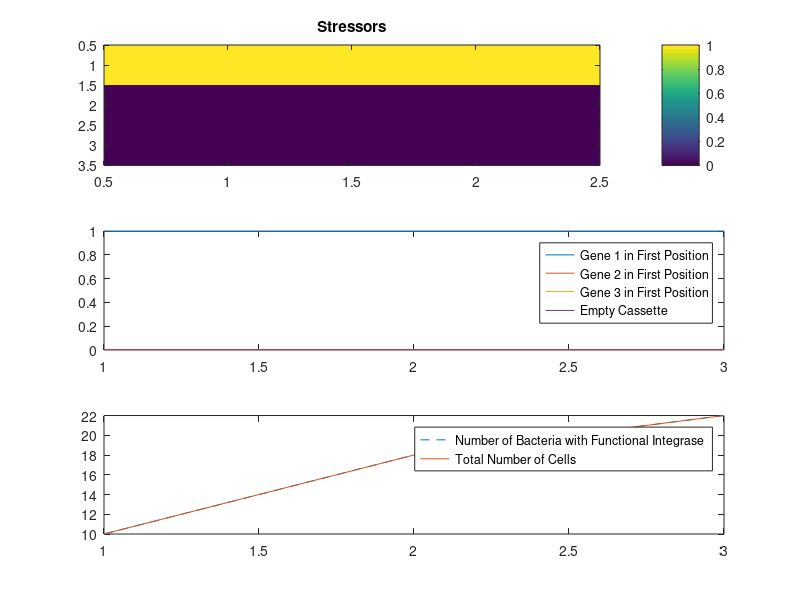
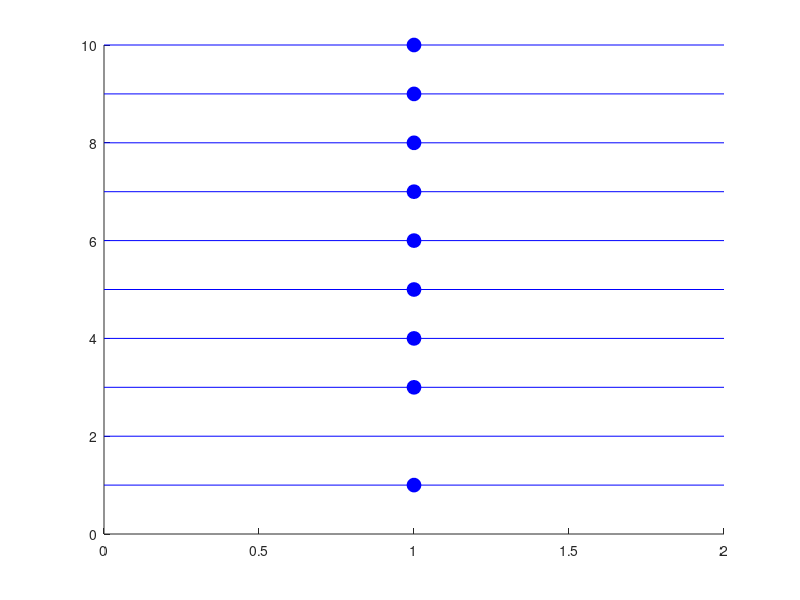

The MATLAB source for these figures, in order:
clear all
% ========================================================================
% Agent based model of the Engelstaedter et al 2014 integron dynamics
% model.
% ========================================================================
% Parameters
K = 1e3; % Carrying capacity
T = 2; % Length of simulation
n = 3; % Number of different cassettes
k = 3; % Size of the integron
nStressors = 3; % Number of different stressors
N0 = 10; % Initial number of cells
rho = 0.05;     % Casette-Reshuffling rate by integrase
theta = 0.5;    % Rate at which the integrase reinserts exciced cassettes
d0 = 1e-1;      % Natural death rate
dI = 1e-3;      % Fitness cost of active integrase
dS = 0.5;      % Death rate induced by stressor (e.g. antibiotics)
beta = 0.5;     % Parameter determining how fast gene expression declines with increasing distance from promoter
gamma = 0.5;    % Shape parameter determining how expression level of a resistance gene affects death rate
mu = 1e-3;     % Mutation rate (from functional to non-funcitonal integrase)

% Parameters for the Markov chain simulating the changing environment
sigma_m = 0.4; % average fraction of time that a stressor is present
sigma_v = 0.01; % average rate of switches between presence and absence
M = sigma_v / 2 * [1 - (1/(1-sigma_m)),1/(1-sigma_m);1/sigma_m, 1 - 1/sigma_m]; % transition matrix
lam = zeros(1,3); % initialise rates at which stressors change
lam_prob = zeros(1,3); % probabilities that 1 of the three stressors change

% ========================================================================
% Intialisation

%Initialise reporters
Genotypes = zeros(T+1,n+1,n+1,n+1); %array to store all the genotypes over time
% it should have k+1 dimensions !need to be change manually if you change k
% ! 
Ncells = zeros(T+1,1); %total number of cells over time
Nintegron = zeros(T+1,1); % total number of cells with functional integrase

% Initialise the cell array (seed an initial population)
N = N0; % Population size
Ncells(1)= N0;
clear currPopArr newPopArr; % Clean up from potential previous runs
currPopArr(K).x = -1;

% Seed an initial population
for cellId = 1:N0
    currPopArr(cellId).FunctIntegrase = binornd(1,0.9); % Choose if the bacterium has a functional integrase (0 = no; 1 = Yes)
    Nintegron(1) = Nintegron(1) + currPopArr(cellId).FunctIntegrase;
    currPopArr(cellId).Genotype = 1:n;
    Genotypes(1, currPopArr(cellId).Genotype(1)+1, currPopArr(cellId).Genotype(2)+1, currPopArr(cellId).Genotype(3)+1) =  Genotypes(1, currPopArr(cellId).Genotype(1)+1, currPopArr(cellId).Genotype(2)+1, currPopArr(cellId).Genotype(3)+1) + 1; 
    currPopArr(cellId).x = -1;
end

newPopArr = currPopArr; % Array to hold the cells at the next time step. Used in the updated process

% Initialise variables to store the life history of a cell
nCellstoTrack = 10;
lifeHistoryRecordMat = zeros(nCellstoTrack, (T+1), 5); % For each cell it will hold a matrix with rows [Time, Gene in position 1, Is the integrase functional?, Did it replicate at this time?, Is it still alive?]

% Mark the cells to keep track of by putting a unique id as their 'x'
% field.
for cellId = 1:nCellstoTrack
    currPopArr(cellId).x = cellId;
    
    % Record its initial state
    lifeHistoryRecordMat(cellId, 1, :) = [0 currPopArr(cellId).Genotype(1) currPopArr(cellId).FunctIntegrase 0 1];
    lifeHistoryRecordMat(cellId, :, 1) = 0:T; % Initialise its life history records
    lifeHistoryRecordMat(cellId, :, 5) = 1;
end

% Initialisation of variables for simulation of the stressors

StressArr = zeros(T, nStressors);
StressArr(:,1) = 1; % Stressor 1 on constantly

% ========================================================================
% Main loop
for t = 1:T
    
    % Stressors, run each chain independently
    
%     for i = 1:nStressors
%        r = rand(1); 
%                if StressArr(t,ihttps://github.com/rginiunaite/Integron_Modelling.git) == 0
%                   lam(i) = M(1,2);
%                else
%                   lam(i) = M(2,1); 
%                end
%                
%                if r<lam(i)
%                    StressArr(t+1,i) = mod(StressArr(t,i)+1,2); % stressor changes if probability is greater than a random number
%                else
%                    StressArr(t+1,i) = StressArr(t,i); % stressor remains the same
%                end
%     end
    
    CellIdxAtNextTime = 1; % Index of current cell in newPopArr
    
    for c = 1 : N
        %display(['Simulating cell ', num2str(c)]);
        % ---------------------------------------------------------------------
        % Death check
        stressor_stress = 0;
        for idStressor =1:nStressors %stressor induced increase in death rate
        if StressArr(t,idStressor)~=0 %check if stressor is present
            Etot = 0; % Expression of resistance genes for that stressor
            for cassette=1:k % cassetteindicates cassette position)
                if currPopArr(c).Genotype(cassette) == idStressor
                Etot = Etot + exp(-beta*(cassette-1));
                end
            end
            stressor_stress = stressor_stress + dS*exp(-gamma*Etot); %increase the induce stress
        end
        end
        integrase_stress = 0;
        if currPopArr(c).FunctIntegrase==1 %additionnal death rate due to functioning integrase
            integrase_stress = dI;
        end
        death_rate = d0 + stressor_stress + integrase_stress; 
        death_chance = rand;

        if death_chance < death_rate
            %display('cell dies')
            % Check if this cell is one we track and if so record its death
            if (currPopArr(c).x > 0)
                lifeHistoryRecordMat(currPopArr(c).x, t+1, :) = [t currPopArr(cellId).Genotype(1) currPopArr(cellId).FunctIntegrase 0 1];
                lifeHistoryRecordMat(currPopArr(c).x, (t+2):(T+1), 2:5) = 0;
            end
            continue %should make the while loop skip to the next cell
        end
        
        % Carry the cell forwards into the next generation
        newPopArr(CellIdxAtNextTime) = currPopArr(c);
        CellIdxAtNextTime = CellIdxAtNextTime + 1;

        % ---------------------------------------------------------------------
        % Mutation
        % check if it has functional integrase
        
        if currPopArr(c).FunctIntegrase == 1

            r = rand;
            if (r < mu)
              %display(['mutation ']);
              newPopArr(CellIdxAtNextTime-1).FunctIntegrase = 0;
              
            end
        end
        
        
        % ---------------------------------------------------------------------
        % Reshuffle
        % Reshuffling can occur only if the integrase is active, and then it
        % occurs with probability rho. Decide if it occurs by checking if the
        % integrase is active and if it is active, draw a random number to
        % choose if reshuffling occurs.
        numberGenesInCasette = sum(currPopArr(c).Genotype~=0);
        doesReshufflingOccur = (currPopArr(c).FunctIntegrase == 1) & (rand(1)<rho) & (numberGenesInCasette>0);

        if (doesReshufflingOccur==1) 
            % Choose which cassette to excise. Assume this cassette is chosen
            % at random so that each cassette has an equal chance of being
            % excised. Under this assumption we can model excision by a
            % multinomial distribution with each category having the same
            % probability of 'success' (here 'success' corresponds to excision).
            excisionProbVec = ones(numberGenesInCasette,1)/numberGenesInCasette; % Vector where component i gives the probability of excising cassette i. Here we assume each cassette is equally likely to be excised.
            cassetteIdxToExcise = find(mnrnd(1,excisionProbVec));

            % Excise the chosen cassette
            newGenotype = exciseCassette(currPopArr(c).Genotype, cassetteIdxToExcise, k);

            % Decide whether cassette is reinserted. Reinsertion occurs
            % with probability theta.
            doesReinsertionOccur = (rand(1) < theta);

            if (doesReinsertionOccur == 1)
                excisedCassette = currPopArr(c).Genotype(cassetteIdxToExcise); % Identity of the excised cassette
                newGenotype = reInsertCassette(newGenotype, excisedCassette, k);
            end

            % Update the genotype of the bacterium
            %display('cell reshuffles')
            newPopArr(CellIdxAtNextTime-1).Genotype = newGenotype;
        end
        Genotypes(t+1, newPopArr(CellIdxAtNextTime-1).Genotype(1)+1,newPopArr(CellIdxAtNextTime-1).Genotype(2)+1, newPopArr(CellIdxAtNextTime-1).Genotype(3)+1) =  Genotypes(t+1, newPopArr(CellIdxAtNextTime-1).Genotype(1)+1, newPopArr(CellIdxAtNextTime-1).Genotype(2)+1, newPopArr(CellIdxAtNextTime-1).Genotype(3)+1) + 1;
        %register the genotype of the mother bacteria that passes on after
        %potential shuffling
        Nintegron(t+1) = Nintegron(t+1) + newPopArr(CellIdxAtNextTime-1).FunctIntegrase;
        
        % ---------------------------------------------------------------------
        % Record life history for this time step
        if (currPopArr(c).x > 0)
            lifeHistoryRecordMat(currPopArr(c).x, t+1, 2:3) = [newPopArr(CellIdxAtNextTime-1).Genotype(1) newPopArr(CellIdxAtNextTime-1).FunctIntegrase];
        end
        
        % ---------------------------------------------------------------------
        % Replication
        rVec = rand(2,1);
        if (rVec(1) < (1 - N/K))
            % Decide if changes to genome (mutation/reshuffling) occured
            % before or after replication
            if (rVec(2) > 0.5)
                newPopArr(CellIdxAtNextTime) = currPopArr(c);
                Genotypes(t+1, newPopArr(CellIdxAtNextTime).Genotype(1)+1,newPopArr(CellIdxAtNextTime).Genotype(2)+1, newPopArr(CellIdxAtNextTime).Genotype(3)+1) =  Genotypes(t+1, newPopArr(CellIdxAtNextTime).Genotype(1)+1, newPopArr(CellIdxAtNextTime).Genotype(2)+1, newPopArr(CellIdxAtNextTime).Genotype(3)+1) + 1;
                Nintegron(t+1) = Nintegron(t+1) + newPopArr(CellIdxAtNextTime).FunctIntegrase;
            else
                newPopArr(CellIdxAtNextTime) = newPopArr(CellIdxAtNextTime-1);
                Genotypes(t+1, newPopArr(CellIdxAtNextTime).Genotype(1)+1,newPopArr(CellIdxAtNextTime).Genotype(2)+1, newPopArr(CellIdxAtNextTime).Genotype(3)+1) =  Genotypes(t+1, newPopArr(CellIdxAtNextTime).Genotype(1)+1, newPopArr(CellIdxAtNextTime).Genotype(2)+1, newPopArr(CellIdxAtNextTime).Genotype(3)+1) + 1;
                Nintegron(t+1) = Nintegron(t+1) + newPopArr(CellIdxAtNextTime).FunctIntegrase;
            end
            % we registered the genotype of the daughter bacteria if she
            % exists, whatever the scenario
            CellIdxAtNextTime = CellIdxAtNextTime + 1;
            
            % Check if this cell is one we track and if so record that it
            % replicated
            newPopArr(CellIdxAtNextTime-1).x = -1; % Remove the x for the daughter
            if (currPopArr(c).x > 0)
                lifeHistoryRecordMat(currPopArr(c).x, t+1, 4) = 1;
            end
        end
        
        % Collect reporters
        
        % Other stuff
    end
    
    % Update the population arrays
    N = CellIdxAtNextTime-1; % Population at next time
    currPopArr = newPopArr;
    Ncells(t+1)=N;
    
    % show all cells on screen
    %display('----------------')
    %display(['Time t = ', num2str(t)])
    %display(['Population size, N = ' num2str(N)])
%     for c = 1:N
%         newPopArr(c)
%     end
end
% Visualise and analyse results

% visualise stressors
figure(1)
clf
%subplot(8+1,2,[1 2])
subplot(3,1,1) 
imagesc(StressArr')
colorbar
title('Stressors')

%visualise genotypes
subplot(3,1,2)
time = 1:T+1;
gen1 = sum(sum(Genotypes(:,2,:,:),4),3);
gen2 = sum(sum(Genotypes(:,3,:,:),4),3);
gen3 = sum(sum(Genotypes(:,4,:,:),4),3);
gen4 = sum(sum(Genotypes(:,1,:,:),4),3);
plot(time,gen1./Ncells,time,gen2./Ncells,time,gen3./Ncells,time,gen4./Ncells);
legend('Gene 1 in First Position','Gene 2 in First Position', 'Gene 3 in First Position', 'Empty Cassette')

%integrase vs total number of cells
subplot(3,1,3)
plot(time,Nintegron,'--');
hold on
plot(time, Ncells);
hold off
legend('Number of Bacteria with Functional Integrase','Total Number of Cells')

% Plot Life history
cell_index=1;
figure(2);
clf
S = 100; % size of circle

for cell_index = 1:nCellstoTrack
    for i = 1:T


        %check if the cell did not die
        if lifeHistoryRecordMat(cell_index,i,5) == 0
            scatter(lifeHistoryRecordMat(cell_index,i,1),cell_index,'xb');
            break
        end

        % colour the circle based on which gene is in the first position
        hold on

        % Choose colour according to which gene is in first position
        if lifeHistoryRecordMat(cell_index,i,2) == 1
         lineColour = 'blue';
        elseif lifeHistoryRecordMat(cell_index,i,2) == 2
         lineColour = 'red';
        elseif lifeHistoryRecordMat(cell_index,i,2) == 3
         lineColour = [0.9290    0.6940    0.1250];
        else
        lineColour = [0.4940    0.1840    0.5560];
        end

        % Choose line type according to if the integrase is functional or not
        if lifeHistoryRecordMat(cell_index,i,3) == 1
            lineType = '-';
        else
            lineType = '--';
        end

        plot([lifeHistoryRecordMat(cell_index,i,1), lifeHistoryRecordMat(cell_index,i+1,1)],[cell_index,cell_index],'color',lineColour,'lineStyle',lineType);

        % Put a dot if the cell replicated
        if lifeHistoryRecordMat(cell_index,i,4) == 1
            scatter(lifeHistoryRecordMat(cell_index,i,1),cell_index,S,'MarkerFaceColor',lineColour,'MarkerEdgeColor',lineColour);
        end
    end
end
hold off
